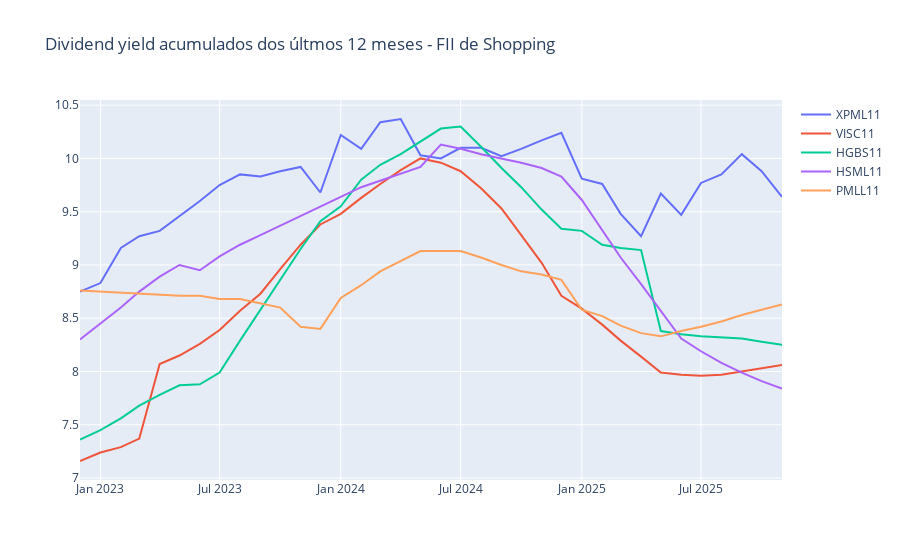

The notebook cell saved with this chart:
### Code cell
# DY acumulado dos últimos 12 meses
df_shoppings_dy_accum = dy_fii_acumm_12m(df=fii_shoppping)

# Plotando o DY acumulados dos últimos 12 meses
fig = go.Figure()

for empresa in df_shoppings_dy_accum.columns:
    fig.add_trace(go.Scatter(
        x=df_shoppings_dy_accum.index,
        y=df_shoppings_dy_accum[empresa],
        name=empresa
    ))

fig.update_layout(title='Dividend yield acumulados dos últmos 12 meses - FII de Shopping')

fig.show()
